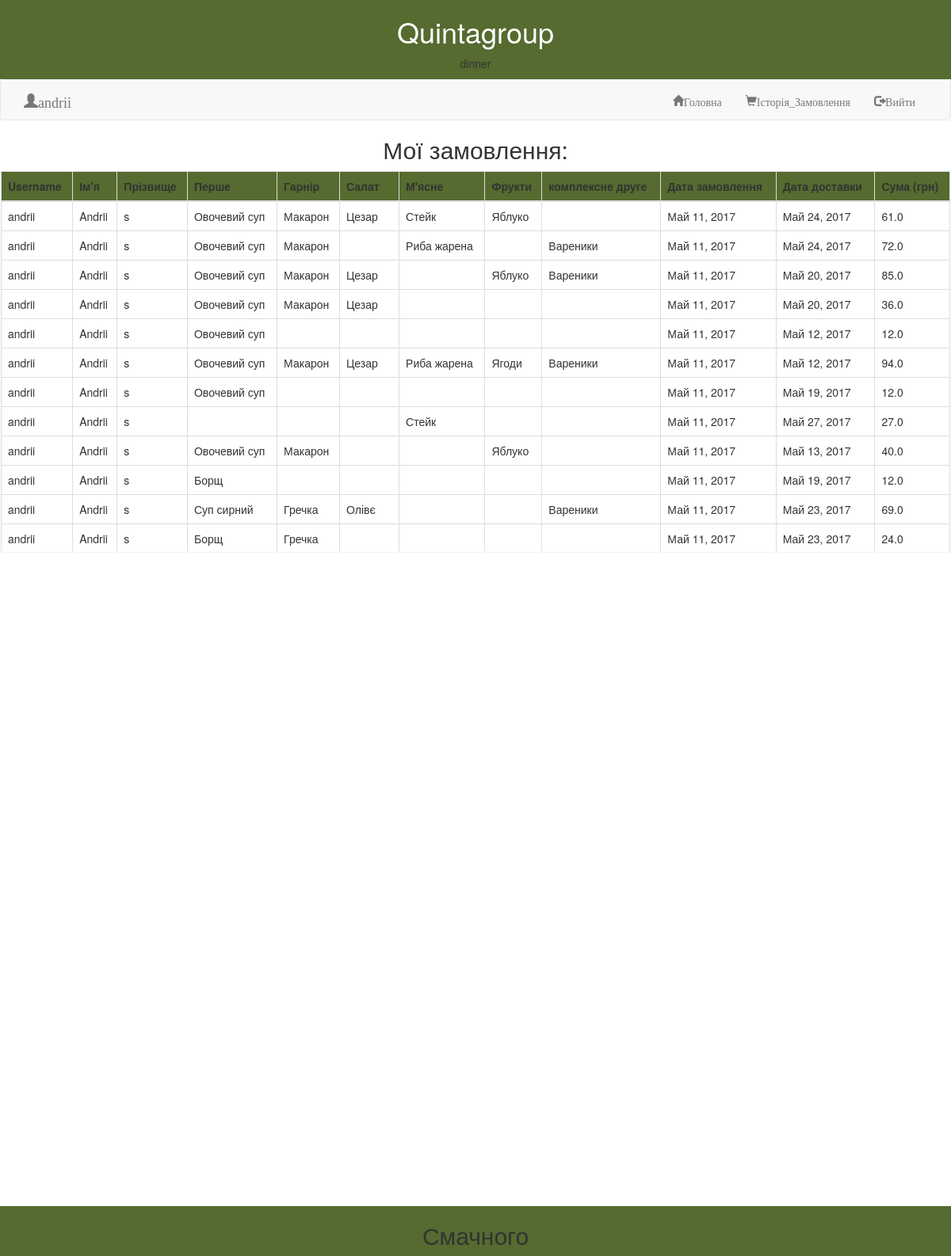
Screenshot of /orders/ (signed in) with the database file from the repository.
### dinner/models.py (models this page shows, shortened)
class CustomFood(models.Model):
    class Meta:
        db_table = "customFood"
    customUserName = models.TextField()
    customFirstName = models.TextField()
    customLastName = models.TextField()
    firstFood = models.TextField()
    garnish = models.TextField()
    salad = models.TextField()
    meatDish = models.TextField()
    fruits = models.TextField()
    complex = models.TextField()
    customDate = models.DateField()
    dinnerDate = models.DateField()
    customPrice = models.FloatField()

### dinner/views.py (the view)
# urls.py: url(r'^orders/', views.reviewOrders, name="reviewOrders"),
def reviewOrders(request):
    username = request.user.username
    orders = CustomFood.objects.filter(customUserName=username)[:]
    return render(request, 'dinner/reviewOrders.html', {'orders': orders})

### dinner/templates/dinner/reviewOrders.html (shortened to what this page needs)
{% extends 'dinner/base.html' %}
{% block content %}
<div style="text-align: center">
    <h2>Мої замовлення:</h2>
</div>
<div class="panel">
    <div class="container_table">
        <table id="myTable" class="table table-fixedheader table-bordered  ">
            <thead class="table_head">
                <tr>
                    <th>Username</th>
                    <th>Ім'я</th>
                    <th>Прізвище</th>
                    <th>Перше</th>
                    <th>Гарнір</th>
                    <th>Салат</th>
                    <th>М'ясне</th>
                    <th>Фрукти</th>
                    <th>комплексне друге</th>
                    <th>Дата замовлення</th>
                    <th>Дата доставки</th>
                    <th>Сума (грн)</th>
                </tr>
            </thead>
            <tbody style="height:110px">
             {%for i in orders%}
                <tr>
                    <td>{{i.customUserName}}</td>
                    <td>{{i.customFirstName}}</td>
                    <td>{{i.customLastName}}</td>
                    <td>{{i.firstFood}}</td>
                    <td>{{i.garnish}}</td>
                    <td>{{i.salad}}</td>
                    <td>{{i.meatDish}}</td>
                    <td>{{i.fruits}}</td>
                    <td>{{i.complex}}</td>
                    <td>{{i.customDate}}</td>
                    <td>{{i.dinnerDate}}</td>
                    <td>{{i.customPrice}}</td>
                </tr>
                 {%endfor%}
            </tbody>
        </table>
    </div>
</div>
<footer  class="container-fluid text-center foter_style">
  <h2 class="">Смачного</h2>
</footer>
{%endblock%}

### dinner/templates/dinner/base.html (shortened to what this page needs)
{%load static%}
<!DOCTYPE html>
<html lang="en">
<head>
  <link rel="stylesheet" href="https://maxcdn.bootstrapcdn.com/bootstrap/3.3.7/css/bootstrap.min.css">
  <link rel="stylesheet" type="text/css" href="{% static '/dinner/style.css' %}">
</head>
<body>
<div class="info" style="background-color: darkolivegreen">
  <div class="container text-center">
    <h1 style="color: white">Quintagroup</h1>
    <p>dinner</p>
  </div>
</div>
<nav class="navbar navbar-default">
  <div class="container">
    <div class="navbar-header">
      {%if user.username%}
        <a class="navbar-brand glyphicon glyphicon-user " href="#">{{user.username}}</a>
      {%else%}
       <a class="navbar-brand glyphicon glyphicon-user " href="/login/"></a>
      {%endif%}
    </div>
    <div class="collapse navbar-collapse" id="myNavbar">
      <ul class="nav navbar-nav navbar-right">
        <li><a id="home_page" class="glyphicon glyphicon-home " href="/">Головна</a></li>
         {%if user.username%}
        <li><a class="glyphicon glyphicon-shopping-cart" href="/orders/">Історія_Замовлення</a></li>
        <li><a  class="glyphicon glyphicon-log-out" href="/logout/">Вийти</a></li>
        {%else%}
          <li><a  class="glyphicon glyphicon-log-in" href="/login/"> Увійти</a></li>
        {%endif%}
      </ul>
    </div>
  </div>
</nav>
{%if user.username%}
  {%block content%} {%endblock%}
{%else%}
<div style="text-align: center">
  <h1 style="color: darkolivegreen">Система для замовлень обідів</h1>
  <h3 style="color: darkolivegreen">Для продовження роботи Вам необхідно авторизуватись</h3>
</div>
{%endif%}
</body>
</html>

### dinner/static/dinner/style.css (style rules this page uses)
.container_table { height: 40vw; overflow: scroll; }
.foter_style { background-color: darkolivegreen; bottom: 0; position: absolute; width:100%; }
.table_head { background-color: darkolivegreen; }

### rows the page displays
CustomFood: customUserName "andrii", customFirstName "Andrii", customLastName "s", firstFood "Овочевий суп", garnish "Макарон", salad "Цезар", meatDish "Стейк", fruits "Яблуко", customDate "Май 11, 2017", dinnerDate "Май 24, 2017", customPrice "61.0"
CustomFood: customUserName "andrii", customFirstName "Andrii", customLastName "s", firstFood "Овочевий суп", garnish "Макарон", meatDish "Риба жарена", complex "Вареники", customDate "Май 11, 2017", dinnerDate "Май 24, 2017", customPrice "72.0"
CustomFood: customUserName "andrii", customFirstName "Andrii", customLastName "s", firstFood "Овочевий суп", garnish "Макарон", salad "Цезар", fruits "Яблуко", complex "Вареники", customDate "Май 11, 2017", dinnerDate "Май 20, 2017", customPrice "85.0"
CustomFood: customUserName "andrii", customFirstName "Andrii", customLastName "s", firstFood "Овочевий суп", garnish "Макарон", salad "Цезар", customDate "Май 11, 2017", dinnerDate "Май 20, 2017", customPrice "36.0"
CustomFood: customUserName "andrii", customFirstName "Andrii", customLastName "s", firstFood "Овочевий суп", customDate "Май 11, 2017", dinnerDate "Май 12, 2017", customPrice "12.0"
CustomFood: customUserName "andrii", customFirstName "Andrii", customLastName "s", firstFood "Овочевий суп", garnish "Макарон", salad "Цезар", meatDish "Риба жарена", fruits "Ягоди", complex "Вареники", customDate "Май 11, 2017", dinnerDate "Май 12, 2017", customPrice "94.0"
CustomFood: customUserName "andrii", customFirstName "Andrii", customLastName "s", firstFood "Овочевий суп", customDate "Май 11, 2017", dinnerDate "Май 19, 2017", customPrice "12.0"
CustomFood: customUserName "andrii", customFirstName "Andrii", customLastName "s", meatDish "Стейк", customDate "Май 11, 2017", dinnerDate "Май 27, 2017", customPrice "27.0"
CustomFood: customUserName "andrii", customFirstName "Andrii", customLastName "s", firstFood "Овочевий суп", garnish "Макарон", fruits "Яблуко", customDate "Май 11, 2017", dinnerDate "Май 13, 2017", customPrice "40.0"
CustomFood: customUserName "andrii", customFirstName "Andrii", customLastName "s", firstFood "Борщ", customDate "Май 11, 2017", dinnerDate "Май 19, 2017", customPrice "12.0"
CustomFood: customUserName "andrii", customFirstName "Andrii", customLastName "s", firstFood "Суп сирний", garnish "Гречка", salad "Олівє", complex "Вареники", customDate "Май 11, 2017", dinnerDate "Май 23, 2017", customPrice "69.0"
CustomFood: customUserName "andrii", customFirstName "Andrii", customLastName "s", firstFood "Борщ", garnish "Гречка", customDate "Май 11, 2017", dinnerDate "Май 23, 2017", customPrice "24.0"

### other values shown
{{ user.username }} "andrii"
